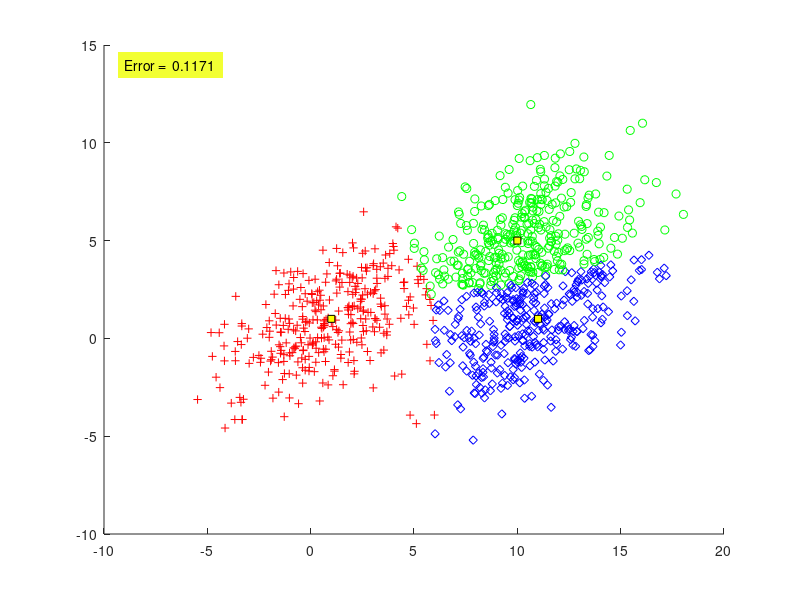

Source code (MATLAB):
function output=CH2_5_Eucidean()
N=1000;
m=[1 10 11;1 5 1];
S(:,:,1)=[7 4;4 5];
S(:,:,2)=[5 3;3 5];
S(:,:,3)=[7 4;4 5];
P=[1/3 1/3 1/3 ];

%% (A)
X=[];
y=[];
[l,c]=size(m);
for j=1:c
% Generating the [p(j)*N)] vectors from each distribution
temp=mvnrnd(m(:,j),S(:,:,j),fix(P(j)*N));
% The total number of points may be slightly less than N
% due to the fix ooutputrator
X=[X ;temp];
y=[y ones(1,fix(P(j)*N))*j];
end

%% B
% l=dimensionality, c=no. of classes
[l,N]=size(X'); % N=no. of vectors
for i=1:N
for j=1:c
 t(j)=sqrt((X(i,:)'-m(:,j))'*(X(i,:)'-m(:,j)));

end
% Determining the maximum quantity Pi*p(x|wi)
 [num,z(i)]=min(t(:));
end
plot_data(X,z,m);
%% C
output=compute_error(y,z);
xx=axis;

text(xx(1)+1,xx(4)-1,...
['Error =  ' num2str(output,4)],...
'HorizontalAlignment','left',... 
 'BackgroundColor',[.95 1 0.2],...
 'Margin',5);
end
%%
function clas_error=compute_error(y,y_est)
[q,N]=size(y); % N= no. of vectors
c=max(y); % Determining the number of classes
clas_error=0; % Counting the misclassified vectors
for i=1:N
if(y(i) ~= y_est(i))
clas_error=clas_error+1;
end
end
% Computing the classification error
clas_error =clas_error/N;
end
%% 
function plot_data(X,y,m)
[l,N]=size(X'); % N=no. of data vectors, l=dimensionality
[l,c]=size(m); % c=no. of classes
if(l ~=2)
fprintf('NO PLOT CAN BE GENERATED\n')
return
end
pale=['r+'; 'go'; 'bd'];
figure(2)
% Plot of the data vectors
hold on

for k=1:N
plot(X(k,1),X(k,2),pale(y(k),:))
end
% Plot of the class means
for j=1:c
plot(m(1,j),m(2,j),'--ks',...
                'MarkerFaceColor','y',...
                'MarkerSize',5)
end
end
